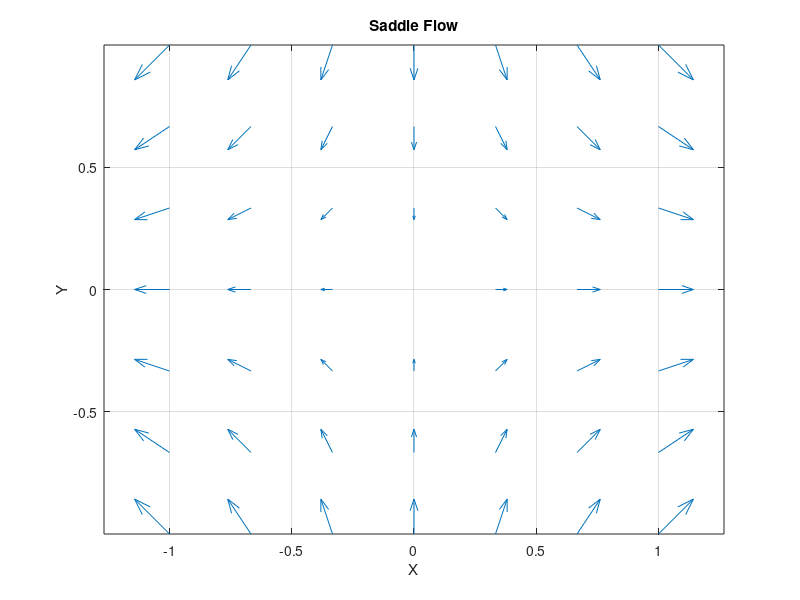

Reproduce this figure in MATLAB.
% quiver — 2-D vector field
% Arrows from (x_i, y_i) in direction (u_i, v_i). The 4th + 5th
% positional args are the components; the optional 5th positional
% scalar is the arrow scale.


clear
close all

% Sample a saddle flow on a 7×7 grid (manual flatten — meshgrid is
% on the BACKLOG).
n = 7;
xs = linspace(-1, 1, n);
ys = linspace(-1, 1, n);
x = []; y = []; u = []; v = [];
for i = 1:n
    for j = 1:n
        x = [x, xs(j)];
        y = [y, ys(i)];
        % Saddle: u = x, v = -y → "X-shaped" flow lines.
        u = [u,  xs(j)];
        v = [v, -ys(i)];
    end
end

figure
quiver(x, y, u, v, 0.5)
title('Saddle Flow')
xlabel('X')
ylabel('Y')
axis('equal')
grid on
